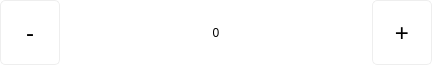
<?xml version="1.0" encoding="UTF-8"?>
<ui version="4.0">
 <class>Stapper</class>
 <widget class="QWidget" name="Stapper">
  <property name="geometry">
   <rect>
    <x>0</x>
    <y>0</y>
    <width>432</width>
    <height>65</height>
   </rect>
  </property>
  <property name="windowTitle">
   <string>Form</string>
  </property>
  <property name="styleSheet">
   <string notr="true">#Stapper{
	background-color:white;

}

QPushButton {
	background-color:white;
	border-width : 1px;
	border-radius: 5px;
	border-style: solid;
	border-color: #eeeeee;
	font: 18pt;
}

#label {
	border-width : 1px;
	border-style: solid;
	border-color: #eeeeee;
	font: 18pt;
	
}</string>
  </property>
  <layout class="QHBoxLayout" name="horizontalLayout">
   <property name="spacing">
    <number>0</number>
   </property>
   <property name="leftMargin">
    <number>0</number>
   </property>
   <property name="topMargin">
    <number>0</number>
   </property>
   <property name="rightMargin">
    <number>0</number>
   </property>
   <property name="bottomMargin">
    <number>0</number>
   </property>
   <item>
    <widget class="QWidget" name="widget" native="true">
     <layout class="QHBoxLayout" name="horizontalLayout_2">
      <property name="spacing">
       <number>0</number>
      </property>
      <property name="leftMargin">
       <number>0</number>
      </property>
      <property name="topMargin">
       <number>0</number>
      </property>
      <property name="rightMargin">
       <number>0</number>
      </property>
      <property name="bottomMargin">
       <number>0</number>
      </property>
      <item>
       <widget class="QPushButton" name="btn_minus">
        <property name="sizePolicy">
         <sizepolicy hsizetype="Fixed" vsizetype="Expanding">
          <horstretch>0</horstretch>
          <verstretch>0</verstretch>
         </sizepolicy>
        </property>
        <property name="minimumSize">
         <size>
          <width>60</width>
          <height>60</height>
         </size>
        </property>
        <property name="text">
         <string>-</string>
        </property>
       </widget>
      </item>
      <item>
       <widget class="QLabel" name="label_item_count">
        <property name="text">
         <string>0</string>
        </property>
        <property name="alignment">
         <set>Qt::AlignCenter</set>
        </property>
       </widget>
      </item>
      <item>
       <widget class="QPushButton" name="btn_plus">
        <property name="sizePolicy">
         <sizepolicy hsizetype="Fixed" vsizetype="Expanding">
          <horstretch>0</horstretch>
          <verstretch>0</verstretch>
         </sizepolicy>
        </property>
        <property name="minimumSize">
         <size>
          <width>60</width>
          <height>60</height>
         </size>
        </property>
        <property name="text">
         <string>+</string>
        </property>
       </widget>
      </item>
     </layout>
    </widget>
   </item>
  </layout>
 </widget>
 <resources/>
 <connections/>
</ui>
